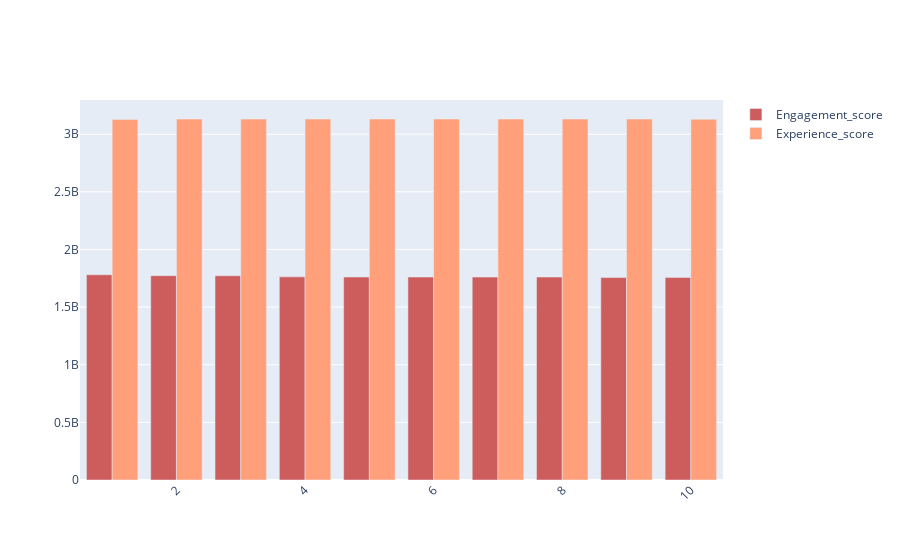

Source (notebook cell):
### Code cell
Engagement_score=top10['Engagement_Euclidean_Distance']
levels=['1','2','3','4','5','6','7','8','9','10']
Experience_score=top10['Experience_Euclidean_Distance']
fig = go.Figure()
fig.add_trace(go.Bar(
    x=levels,
    y=Engagement_score,
    name='Engagement_score',
    marker_color='indianred'
))
fig.add_trace(go.Bar(
    x=levels,
    y=Experience_score,
    name='Experience_score',
    marker_color='lightsalmon'
))

# Here we modify the tickangle of the xaxis, resulting in rotated labels.
fig.update_layout(barmode='group', xaxis_tickangle=-45)
fig.show()

### Figure 1 — Plotly figure (JSON) as saved in the notebook; plotly's stock layout.template omitted (floating-point values rounded to 4 significant figures)
{"data": [{"marker": {"color": "indianred"}, "name": "Engagement_score", "type": "bar", "x": ["1", "2", "3", "4", "5", "6", "7", "8", "9", "10"], "y": [1781000000.0, 1773000000.0, 1772000000.0, 1762000000.0, 1761000000.0, 1761000000.0, 1760000000.0, 1761000000.0, 1756000000.0, 1758000000.0]}, {"marker": {"color": "lightsalmon"}, "name": "Experience_score", "type": "bar", "x": ["1", "2", "3", "4", "5", "6", "7", "8", "9", "10"], "y": [3128000000.0, 3132000000.0, 3131000000.0, 3131000000.0, 3132000000.0, 3132000000.0, 3132000000.0, 3131000000.0, 3132000000.0, 3129000000.0]}], "layout": {"barmode": "group", "xaxis": {"tickangle": -45}}}
